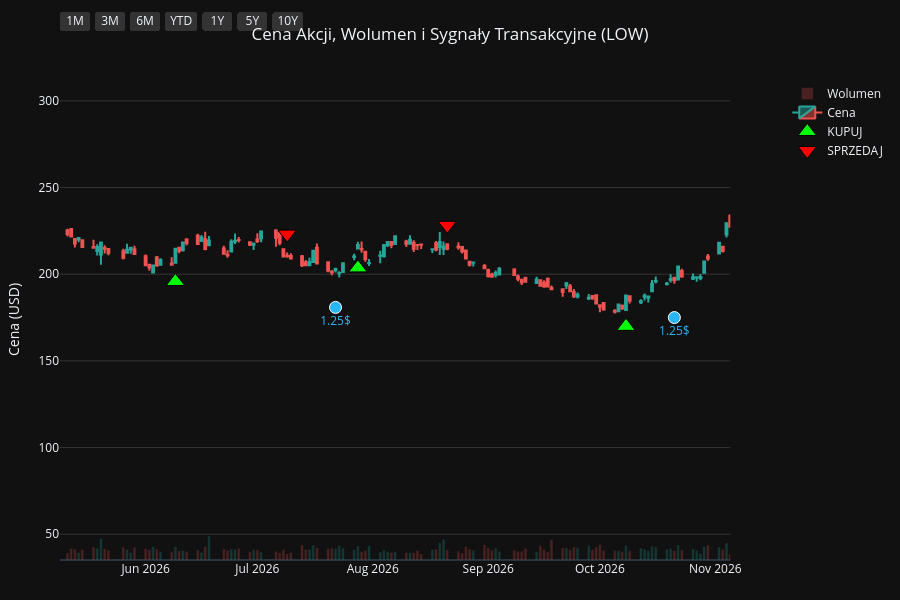
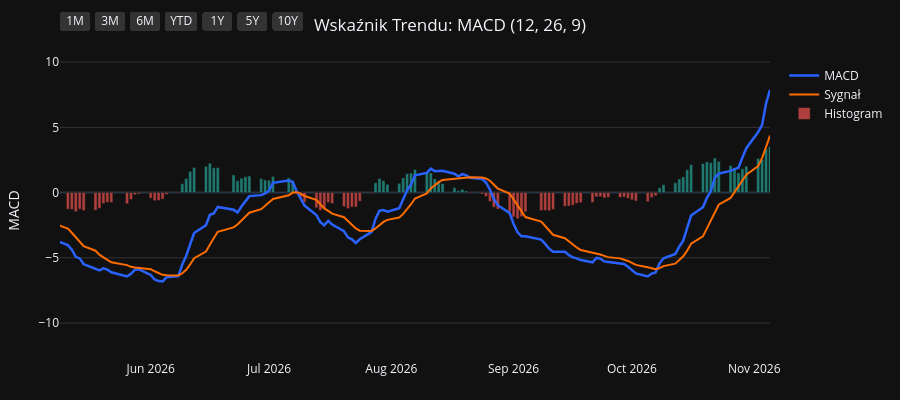
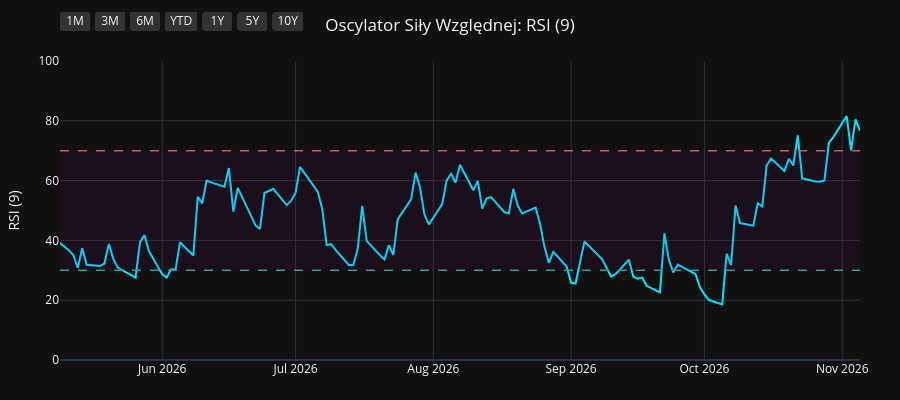
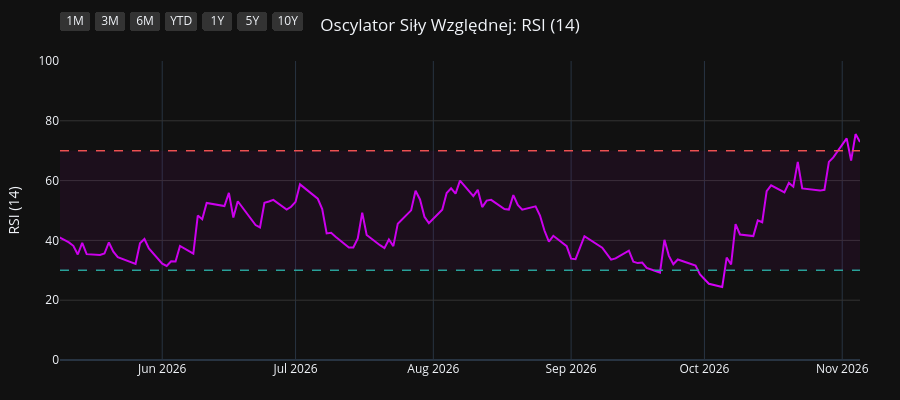

Notebook source saved alongside these figures, in order:
### Code cell
import os
import yfinance as yf
import pandas as pd
import pandas_ta as ta
import plotly.graph_objects as go
from plotly.subplots import make_subplots

# 1. Pobranie i przygotowanie danych
symbol = os.environ.get("STOCK_TICKER", "").strip().upper()
if not symbol:
    raise RuntimeError("Set STOCK_TICKER before running price_extractor.ipynb")
df = yf.Ticker(symbol).history(period="10y")
df.index = df.index.tz_localize(None)

# Wskaźniki i sygnały
df.ta.macd(fast=12, slow=26, signal=9, append=True)
df.ta.rsi(length=9, append=True)
df.ta.rsi(length=14, append=True)
df.ta.rsi(length=21, append=True)
df.dropna(inplace=True)

macd = df['MACD_12_26_9']
signal = df['MACDs_12_26_9']
wczorajszy_macd = macd.shift(1)
wczorajszy_signal = signal.shift(1)

df['Decyzja'] = 'BRAK'
df.loc[(macd > signal) & (wczorajszy_macd <= wczorajszy_signal), 'Decyzja'] = 'KUPUJ'
df.loc[(macd < signal) & (wczorajszy_macd >= wczorajszy_signal), 'Decyzja'] = 'SPRZEDAJ'

df_kupuj = df[df['Decyzja'] == 'KUPUJ']
df_sprzedaj = df[df['Decyzja'] == 'SPRZEDAJ']
df_dywidendy = df[df['Dividends'] > 0]
df_splity = df[df['Stock Splits'] > 0]

# Wspólna konfiguracja osi X
konfiguracja_osi_x = dict(
    type="date",
    showspikes=True, spikemode="across", spikesnap="cursor", spikedash="dot", spikecolor="#ffffff", spikethickness=1, hoverformat="%Y-%m-%d",
    rangeselector=dict(
        buttons=list([
            dict(count=1, label="1M", step="month", stepmode="backward"),
            dict(count=3, label="3M", step="month", stepmode="backward"),
            dict(count=6, label="6M", step="month", stepmode="backward"),
            dict(count=1, label="YTD", step="year", stepmode="todate"),
            dict(count=1, label="1Y", step="year", stepmode="backward"),
            dict(count=5, label="5Y", step="year", stepmode="backward"),
            dict(step="all", label="10Y")
        ]),
        bgcolor="#333333", activecolor="#2962ff", x=0, y=1.1
    )
)

# ==========================================
# WYKRES 1: CENA + WOLUMEN + SYGNAŁY
# ==========================================
fig1 = make_subplots(specs=[[{"secondary_y": True}]])

kolory_wolumenu = ['#26a69a' if row['Close'] >= row['Open'] else '#ef5350' for index, row in df.iterrows()]
fig1.add_trace(go.Bar(x=df.index, y=df['Volume'], marker_color=kolory_wolumenu, opacity=0.25, name='Wolumen'), secondary_y=True)
fig1.add_trace(go.Candlestick(x=df.index, open=df['Open'], high=df['High'], low=df['Low'], close=df['Close'], name='Cena', increasing_line_color='#26a69a', decreasing_line_color='#ef5350'), secondary_y=False)
fig1.add_trace(go.Scatter(x=df_kupuj.index, y=df_kupuj['Low'] * 0.95, customdata=df_kupuj[['Low', 'High']], mode='markers', marker=dict(symbol='triangle-up', size=16, color='#00ff00', line=dict(width=1, color='black')), name='KUPUJ', hovertemplate='KUPUJ<br>Najniższa: %{customdata[0]:.2f}<br>Najwyższa: %{customdata[1]:.2f}<extra></extra>'), secondary_y=False)
fig1.add_trace(go.Scatter(x=df_sprzedaj.index, y=df_sprzedaj['High'] * 1.05, customdata=df_sprzedaj[['Low', 'High']], mode='markers', marker=dict(symbol='triangle-down', size=16, color='#ff0000', line=dict(width=1, color='black')), name='SPRZEDAJ', hovertemplate='SPRZEDAJ<br>Najniższa: %{customdata[0]:.2f}<br>Najwyższa: %{customdata[1]:.2f}<extra></extra>'), secondary_y=False)

if not df_dywidendy.empty:
    fig1.add_trace(go.Scatter(x=df_dywidendy.index, y=df_dywidendy['Low'] * 0.90, mode='markers+text', marker=dict(symbol='circle', size=12, color='#29b6f6', line=dict(width=1, color='white')), text=df_dywidendy['Dividends'].apply(lambda x: f"{x}$"), textposition="bottom center", name='Dywidenda', showlegend=False, hovertemplate='Dywidenda: %{text}<extra></extra>', textfont=dict(color="#29b6f6")), secondary_y=False)
if not df_splity.empty:
                    fig1.add_trace(go.Scatter(x=df_splity.index, y=df_splity['High'], mode='markers+text', marker=dict(symbol='star', size=16, color='#ffee58', line=dict(width=1, color='black')), text=df_splity['Stock Splits'].apply(lambda x: f"{x:g}:1" if x >= 1 else f"1:{1 / x:g}"), textposition="top center", name='Split', hovertemplate='%{text}<extra></extra>', textfont=dict(color="#ffee58")), secondary_y=False)

fig1.update_layout(title=dict(text=f"Cena Akcji, Wolumen i Sygnały Transakcyjne ({symbol})", x=0.5, xanchor='center'), dragmode='pan', xaxis_rangeslider_visible=False, template='plotly_dark', height=600, hovermode='x unified', margin=dict(l=60, r=40, t=60, b=40))
fig1.update_xaxes(**konfiguracja_osi_x)
fig1.update_xaxes(range=[df.index.max() - pd.Timedelta(days=180), df.index.max()])
fig1.update_yaxes(title_text="Cena (USD)", secondary_y=False, gridcolor='#333333')
fig1.update_yaxes(range=[0, df['Volume'].max() * 4], showgrid=False, showticklabels=False, secondary_y=True)
fig1.show(config={'scrollZoom': True})

# ==========================================
# WYKRES 2: WSKAŹNIK MACD
# ==========================================
fig2 = go.Figure()
fig2.add_trace(go.Scatter(x=df.index, y=df['MACD_12_26_9'], line=dict(color='#2962ff', width=2.5), name='MACD'))
fig2.add_trace(go.Scatter(x=df.index, y=df['MACDs_12_26_9'], line=dict(color='#ff6d00', width=2), name='Sygnał'))
kolory_macd = ['#26a69a' if val >= 0 else '#ef5350' for val in df['MACDh_12_26_9']]
fig2.add_trace(go.Bar(x=df.index, y=df['MACDh_12_26_9'], marker_color=kolory_macd, name='Histogram', opacity=0.7))
fig2.update_layout(title=dict(text="Wskaźnik Trendu: MACD (12, 26, 9)", x=0.5, xanchor='center'), dragmode='pan', xaxis_rangeslider_visible=False, template='plotly_dark', height=400, hovermode='x unified', margin=dict(l=60, r=40, t=60, b=40))
fig2.update_xaxes(**konfiguracja_osi_x)
fig2.update_xaxes(range=[df.index.max() - pd.Timedelta(days=180), df.index.max()])
fig2.update_yaxes(title_text="MACD", gridcolor='#333333')
fig2.show(config={'scrollZoom': True})

# ==========================================
# WYKRES 3: OSCYLATOR RSI (9)
# ==========================================
fig3 = go.Figure()
fig3.add_trace(go.Scatter(x=df.index, y=df['RSI_9'], line=dict(color='#00e5ff', width=2), name='RSI (9)'))
fig3.add_hline(y=70, line_dash="dash", line_color="#ef5350", line_width=1.5)
fig3.add_hline(y=30, line_dash="dash", line_color="#26a69a", line_width=1.5)
fig3.add_hrect(y0=30, y1=70, line_width=0, fillcolor="purple", opacity=0.1)
fig3.update_layout(title=dict(text="Oscylator Siły Względnej: RSI (9)", x=0.5, xanchor='center'), dragmode='pan', xaxis_rangeslider_visible=False, template='plotly_dark', height=400, hovermode='x unified', margin=dict(l=60, r=40, t=60, b=40))
fig3.update_xaxes(**konfiguracja_osi_x)
fig3.update_xaxes(range=[df.index.max() - pd.Timedelta(days=180), df.index.max()])
fig3.update_yaxes(title_text="RSI (9)", range=[0, 100], gridcolor='#333333')
fig3.show(config={'scrollZoom': True})

# ==========================================
# WYKRES 4: OSCYLATOR RSI (14)
# ==========================================
fig4 = go.Figure()
fig4.add_trace(go.Scatter(x=df.index, y=df['RSI_14'], line=dict(color='#d500f9', width=2), name='RSI (14)'))
fig4.add_hline(y=70, line_dash="dash", line_color="#ef5350", line_width=1.5)
fig4.add_hline(y=30, line_dash="dash", line_color="#26a69a", line_width=1.5)
fig4.add_hrect(y0=30, y1=70, line_width=0, fillcolor="purple", opacity=0.1)
fig4.update_layout(title=dict(text="Oscylator Siły Względnej: RSI (14)", x=0.5, xanchor='center'), dragmode='pan', xaxis_rangeslider_visible=False, template='plotly_dark', height=400, hovermode='x unified', margin=dict(l=60, r=40, t=60, b=40))
fig4.update_xaxes(**konfiguracja_osi_x)
fig4.update_xaxes(range=[df.index.max() - pd.Timedelta(days=180), df.index.max()])
fig4.update_yaxes(title_text="RSI (14)", range=[0, 100], gridcolor='#333333')
fig4.show(config={'scrollZoom': True})

# ==========================================
# WYKRES 5: OSCYLATOR RSI (21)
# ==========================================
fig5 = go.Figure()
fig5.add_trace(go.Scatter(x=df.index, y=df['RSI_21'], line=dict(color='#64dd17', width=2), name='RSI (21)'))
fig5.add_hline(y=70, line_dash="dash", line_color="#ef5350", line_width=1.5)
fig5.add_hline(y=30, line_dash="dash", line_color="#26a69a", line_width=1.5)
fig5.add_hrect(y0=30, y1=70, line_width=0, fillcolor="purple", opacity=0.1)
fig5.update_layout(title=dict(text="Oscylator Siły Względnej: RSI (21)", x=0.5, xanchor='center'), dragmode='pan', xaxis_rangeslider_visible=False, template='plotly_dark', height=400, hovermode='x unified', margin=dict(l=60, r=40, t=60, b=40))
fig5.update_xaxes(**konfiguracja_osi_x)
fig5.update_xaxes(range=[df.index.max() - pd.Timedelta(days=180), df.index.max()])
fig5.update_yaxes(title_text="RSI (21)", range=[0, 100], gridcolor='#333333')
fig5.show(config={'scrollZoom': True})

### Figure 1 — Plotly figure (JSON) as saved in the notebook; plotly's stock layout.template omitted (floating-point values rounded to 4 significant figures; data arrays with more than 128 entries replaced by an {"elided": "..."} marker saying what was removed)
{"data": [{"marker": {"color": {"elided": "2480 str values"}}, "name": "Wolumen", "opacity": 0.25, "type": "bar", "x": {"elided": "2480 str values"}, "xaxis": "x", "y": {"elided": "2480 int values"}, "yaxis": "y2"}, {"close": {"elided": "2480 float values"}, "decreasing": {"line": {"color": "#ef5350"}}, "high": {"elided": "2480 float values"}, "increasing": {"line": {"color": "#26a69a"}}, "low": {"elided": "2480 float values"}, "name": "Cena", "open": {"elided": "2480 float values"}, "type": "candlestick", "x": {"elided": "2480 str values"}, "xaxis": "x", "yaxis": "y"}, {"customdata": {"elided": "92x2 float values"}, "hovertemplate": "KUPUJ<br>Najniższa: %{customdata[0]:.2f}<br>Najwyższa: %{customdata[1]:.2f}<extra></extra>", "marker": {"color": "#00ff00", "line": {"color": "black", "width": 1}, "size": 16, "symbol": "triangle-up"}, "mode": "markers", "name": "KUPUJ", "type": "scatter", "x": ["2017-01-23T00:00:00", "2017-02-03T00:00:00", "2017-02-10T00:00:00", "2017-03-01T00:00:00", "2017-04-24T00:00:00", "2017-06-14T00:00:00", "2017-07-03T00:00:00", "2017-07-25T00:00:00", "2017-09-01T00:00:00", "2017-11-16T00:00:00", "2018-03-20T00:00:00", "2018-05-02T00:00:00", "2018-07-13T00:00:00", "2018-08-21T00:00:00", "2018-11-05T00:00:00", "2018-11-28T00:00:00", "2018-12-26T00:00:00", "2019-01-30T00:00:00", "2019-03-21T00:00:00", "2019-05-21T00:00:00", "2019-06-07T00:00:00", "2019-08-21T00:00:00", "2019-10-15T00:00:00", "2019-11-01T00:00:00", "2019-12-13T00:00:00", "2020-01-09T00:00:00", "2020-01-23T00:00:00", "2020-02-07T00:00:00", "2020-03-26T00:00:00", "2020-07-15T00:00:00", "2020-08-12T00:00:00", "2020-08-17T00:00:00", "2020-10-01T00:00:00", "2020-11-30T00:00:00", "2020-12-07T00:00:00", "2021-01-07T00:00:00", "2021-02-08T00:00:00", "2021-03-11T00:00:00", "2021-05-10T00:00:00", "2021-06-22T00:00:00", "2021-08-18T00:00:00", "2021-09-17T00:00:00", "2021-09-27T00:00:00", "2021-10-12T00:00:00", "2021-11-17T00:00:00", "2021-12-09T00:00:00", "2022-01-04T00:00:00", "2022-02-01T00:00:00", "2022-02-08T00:00:00", "2022-03-01T00:00:00", "2022-04-19T00:00:00", "2022-05-17T00:00:00", "2022-05-26T00:00:00", "2022-06-27T00:00:00", "2022-10-03T00:00:00", "2022-10-17T00:00:00", "2022-10-26T00:00:00", "2022-11-10T00:00:00", "2023-01-11T00:00:00", "2023-01-31T00:00:00", "2023-02-13T00:00:00", "2023-03-31T00:00:00", "2023-06-02T00:00:00", "2023-07-21T00:00:00", "2023-08-29T00:00:00", "2023-10-31T00:00:00", "2024-02-02T00:00:00", "2024-03-20T00:00:00", "2024-05-03T00:00:00", "2024-06-10T00:00:00", "2024-07-11T00:00:00", "2024-08-21T00:00:00", "2024-08-23T00:00:00", "2024-09-13T00:00:00", "2024-10-08T00:00:00", "2024-11-12T00:00:00", "2024-11-25T00:00:00", "2025-01-08T00:00:00", "2025-03-24T00:00:00", "2025-04-14T00:00:00", "2025-04-23T00:00:00", "2025-06-26T00:00:00", "2025-07-22T00:00:00", "2025-09-05T00:00:00", "2025-10-17T00:00:00", "2025-11-21T00:00:00", "2026-01-08T00:00:00", "2026-02-11T00:00:00", "2026-03-30T00:00:00", "2026-06-09T00:00:00", "2026-07-28T00:00:00", "2026-10-08T00:00:00"], "xaxis": "x", "y": [56.29, 56.73, 57.77, 63.69, 66.32, 62.94, 61.89, 59.46, 58.83, 62.74, 68.49, 66.76, 79.99, 80.32, 78.17, 74.03, 70.65, 76.79, 85.14, 88.74, 79.73, 88.79, 92.18, 91.76, 97.32, 101.2, 101.3, 101.1, 71.93, 117.1, 130.6, 131.7, 139.7, 128.4, 126.6, 138.0, 149.3, 144.9, 177.9, 161.8, 161.5, 177.7, 177.8, 179.7, 210.9, 219.2, 219.8, 201.7, 194.9, 190.0, 171.3, 162.8, 164.8, 157.8, 166.4, 167.4, 167.6, 171.1, 177.1, 178.3, 182.6, 170.5, 181.8, 205.0, 198.0, 167.9, 191.0, 222.4, 209.5, 195.2, 201.9, 217.7, 218.6, 229.2, 244.8, 245.5, 244.7, 221.4, 209.0, 201.8, 199.8, 202.5, 203.8, 245.3, 225.0, 212.8, 226.7, 262.2, 215.8, 195.8, 203.6, 169.9], "yaxis": "y"}, {"customdata": {"elided": "91x2 float values"}, "hovertemplate": "SPRZEDAJ<br>Najniższa: %{customdata[0]:.2f}<br>Najwyższa: %{customdata[1]:.2f}<extra></extra>", "marker": {"color": "#ff0000", "line": {"color": "black", "width": 1}, "size": 16, "symbol": "triangle-down"}, "mode": "markers", "name": "SPRZEDAJ", "type": "scatter", "x": ["2017-02-02T00:00:00", "2017-02-06T00:00:00", "2017-02-28T00:00:00", "2017-03-21T00:00:00", "2017-05-11T00:00:00", "2017-06-23T00:00:00", "2017-07-20T00:00:00", "2017-08-15T00:00:00", "2017-10-16T00:00:00", "2018-01-31T00:00:00", "2018-04-20T00:00:00", "2018-06-15T00:00:00", "2018-07-26T00:00:00", "2018-09-25T00:00:00", "2018-11-19T00:00:00", "2018-12-24T00:00:00", "2019-01-22T00:00:00", "2019-03-04T00:00:00", "2019-04-22T00:00:00", "2019-05-22T00:00:00", "2019-07-19T00:00:00", "2019-09-17T00:00:00", "2019-10-29T00:00:00", "2019-12-03T00:00:00", "2019-12-30T00:00:00", "2020-01-10T00:00:00", "2020-01-24T00:00:00", "2020-02-25T00:00:00", "2020-06-09T00:00:00", "2020-08-04T00:00:00", "2020-08-14T00:00:00", "2020-09-03T00:00:00", "2020-10-23T00:00:00", "2020-12-04T00:00:00", "2021-01-04T00:00:00", "2021-01-29T00:00:00", "2021-02-22T00:00:00", "2021-04-22T00:00:00", "2021-05-12T00:00:00", "2021-07-28T00:00:00", "2021-09-09T00:00:00", "2021-09-20T00:00:00", "2021-09-28T00:00:00", "2021-11-09T00:00:00", "2021-11-30T00:00:00", "2021-12-14T00:00:00", "2022-01-05T00:00:00", "2022-02-07T00:00:00", "2022-02-11T00:00:00", "2022-03-24T00:00:00", "2022-05-10T00:00:00", "2022-05-18T00:00:00", "2022-06-13T00:00:00", "2022-08-24T00:00:00", "2022-10-14T00:00:00", "2022-10-19T00:00:00", "2022-11-03T00:00:00", "2022-12-05T00:00:00", "2023-01-26T00:00:00", "2023-02-10T00:00:00", "2023-02-17T00:00:00", "2023-05-03T00:00:00", "2023-07-20T00:00:00", "2023-07-31T00:00:00", "2023-09-15T00:00:00", "2023-12-29T00:00:00", "2024-03-15T00:00:00", "2024-03-28T00:00:00", "2024-05-21T00:00:00", "2024-06-28T00:00:00", "2024-08-05T00:00:00", "2024-08-22T00:00:00", "2024-09-04T00:00:00", "2024-10-07T00:00:00", "2024-10-21T00:00:00", "2024-11-19T00:00:00", "2024-12-11T00:00:00", "2025-02-05T00:00:00", "2025-04-07T00:00:00", "2025-04-16T00:00:00", "2025-05-23T00:00:00", "2025-07-15T00:00:00", "2025-08-29T00:00:00", "2025-09-15T00:00:00", "2025-11-05T00:00:00", "2025-12-19T00:00:00", "2026-01-28T00:00:00", "2026-02-18T00:00:00", "2026-04-29T00:00:00", "2026-07-09T00:00:00", "2026-08-21T00:00:00"], "xaxis": "x", "y": [63.57, 63.93, 66.32, 72.75, 75.27, 68.77, 66.78, 68.7, 72.71, 94.51, 76.14, 89.13, 89.33, 104.2, 84.78, 79.8, 84.77, 95.19, 104.6, 93.42, 95.06, 103.4, 102.7, 106.1, 111.2, 112.3, 113.6, 115.1, 122.3, 140.8, 145.8, 159.2, 161.3, 142.8, 151.2, 161.6, 166.0, 193.2, 192.4, 185.1, 193.9, 197.4, 198.4, 225.5, 238.0, 244.1, 246.6, 220.3, 219.1, 211.7, 190.6, 183.3, 176.7, 202.7, 189.7, 182.5, 177.0, 204.9, 203.2, 203.3, 208.0, 205.7, 226.3, 231.8, 224.4, 221.4, 245.6, 253.6, 231.4, 221.1, 241.7, 244.0, 246.6, 270.7, 283.5, 266.9, 275.3, 262.5, 228.3, 223.9, 226.8, 226.8, 264.6, 278.8, 244.7, 253.9, 282.8, 293.0, 247.2, 223.1, 228.2], "yaxis": "y"}, {"hovertemplate": "Dywidenda: %{text}<extra></extra>", "marker": {"color": "#29b6f6", "line": {"color": "white", "width": 1}, "size": 12, "symbol": "circle"}, "mode": "markers+text", "name": "Dywidenda", "showlegend": false, "text": ["0.35$", "0.35$", "0.41$", "0.41$", "0.41$", "0.41$", "0.48$", "0.48$", "0.48$", "0.48$", "0.55$", "0.55$", "0.55$", "0.55$", "0.55$", "0.6$", "0.6$", "0.6$", "0.8$", "0.8$", "0.8$", "0.8$", "1.05$", "1.05$", "1.05$", "1.05$", "1.1$", "1.1$", "1.1$", "1.1$", "1.15$", "1.15$", "1.15$", "1.15$", "1.2$", "1.2$", "1.2$", "1.2$", "1.25$", "1.25$"], "textfont": {"color": "#29b6f6"}, "textposition": "bottom center", "type": "scatter", "x": ["2017-01-23T00:00:00", "2017-04-24T00:00:00", "2017-07-24T00:00:00", "2017-10-24T00:00:00", "2018-01-23T00:00:00", "2018-04-24T00:00:00", "2018-07-24T00:00:00", "2018-10-23T00:00:00", "2019-01-22T00:00:00", "2019-04-23T00:00:00", "2019-07-23T00:00:00", "2019-10-22T00:00:00", "2020-01-21T00:00:00", "2020-04-21T00:00:00", "2020-07-21T00:00:00", "2020-10-20T00:00:00", "2021-01-19T00:00:00", "2021-04-20T00:00:00", "2021-07-20T00:00:00", "2021-10-19T00:00:00", "2022-01-18T00:00:00", "2022-04-19T00:00:00", "2022-07-19T00:00:00", "2022-10-18T00:00:00", "2023-01-24T00:00:00", "2023-04-25T00:00:00", "2023-07-25T00:00:00", "2023-10-24T00:00:00", "2024-01-23T00:00:00", "2024-04-23T00:00:00", "2024-07-24T00:00:00", "2024-10-23T00:00:00", "2025-01-22T00:00:00", "2025-04-23T00:00:00", "2025-07-23T00:00:00", "2025-10-22T00:00:00", "2026-01-21T00:00:00", "2026-04-22T00:00:00", "2026-07-22T00:00:00", "2026-10-21T00:00:00"], "xaxis": "x", "y": [53.33, 62.83, 55.23, 60.59, 80.97, 63.28, 76.69, 73.99, 70.59, 87.52, 80.33, 88.09, 95.26, 72.96, 114.9, 140.2, 137.5, 162.0, 155.2, 180.5, 191.5, 162.3, 152.5, 159.8, 169.0, 172.5, 194.7, 156.8, 182.1, 197.0, 199.0, 232.4, 223.5, 189.3, 197.8, 213.6, 236.2, 216.7, 180.8, 175.0], "yaxis": "y"}], "layout": {"dragmode": "pan", "height": 600, "hovermode": "x unified", "margin": {"b": 40, "l": 60, "r": 40, "t": 60}, "title": {"text": "Cena Akcji, Wolumen i Sygnały Transakcyjne (LOW)", "x": 0.5, "xanchor": "center"}, "xaxis": {"anchor": "y", "domain": [0.0, 0.94], "hoverformat": "%Y-%m-%d", "range": ["2026-05-09T00:00:00", "2026-11-05T00:00:00"], "rangeselector": {"activecolor": "#2962ff", "bgcolor": "#333333", "buttons": [{"count": 1, "label": "1M", "step": "month", "stepmode": "backward"}, {"count": 3, "label": "3M", "step": "month", "stepmode": "backward"}, {"count": 6, "label": "6M", "step": "month", "stepmode": "backward"}, {"count": 1, "label": "YTD", "step": "year", "stepmode": "todate"}, {"count": 1, "label": "1Y", "step": "year", "stepmode": "backward"}, {"count": 5, "label": "5Y", "step": "year", "stepmode": "backward"}, {"label": "10Y", "step": "all"}], "x": 0, "y": 1.1}, "rangeslider": {"visible": false}, "showspikes": true, "spikecolor": "#ffffff", "spikedash": "dot", "spikemode": "across", "spikesnap": "cursor", "spikethickness": 1, "type": "date"}, "yaxis": {"anchor": "x", "domain": [0.0, 1.0], "gridcolor": "#333333", "title": {"text": "Cena (USD)"}}, "yaxis2": {"anchor": "x", "overlaying": "y", "range": [0, 136439200], "showgrid": false, "showticklabels": false, "side": "right"}}}

### Figure 2 — Plotly figure (JSON) as saved in the notebook; plotly's stock layout.template omitted (floating-point values rounded to 4 significant figures; data arrays with more than 128 entries replaced by an {"elided": "..."} marker saying what was removed)
{"data": [{"line": {"color": "#2962ff", "width": 2.5}, "name": "MACD", "type": "scatter", "x": {"elided": "2480 str values"}, "y": {"elided": "2480 float values"}}, {"line": {"color": "#ff6d00", "width": 2}, "name": "Sygnał", "type": "scatter", "x": {"elided": "2480 str values"}, "y": {"elided": "2480 float values"}}, {"marker": {"color": {"elided": "2480 str values"}}, "name": "Histogram", "opacity": 0.7, "type": "bar", "x": {"elided": "2480 str values"}, "y": {"elided": "2480 float values"}}], "layout": {"dragmode": "pan", "height": 400, "hovermode": "x unified", "margin": {"b": 40, "l": 60, "r": 40, "t": 60}, "title": {"text": "Wskaźnik Trendu: MACD (12, 26, 9)", "x": 0.5, "xanchor": "center"}, "xaxis": {"hoverformat": "%Y-%m-%d", "range": ["2026-05-09T00:00:00", "2026-11-05T00:00:00"], "rangeselector": {"activecolor": "#2962ff", "bgcolor": "#333333", "buttons": [{"count": 1, "label": "1M", "step": "month", "stepmode": "backward"}, {"count": 3, "label": "3M", "step": "month", "stepmode": "backward"}, {"count": 6, "label": "6M", "step": "month", "stepmode": "backward"}, {"count": 1, "label": "YTD", "step": "year", "stepmode": "todate"}, {"count": 1, "label": "1Y", "step": "year", "stepmode": "backward"}, {"count": 5, "label": "5Y", "step": "year", "stepmode": "backward"}, {"label": "10Y", "step": "all"}], "x": 0, "y": 1.1}, "rangeslider": {"visible": false}, "showspikes": true, "spikecolor": "#ffffff", "spikedash": "dot", "spikemode": "across", "spikesnap": "cursor", "spikethickness": 1, "type": "date"}, "yaxis": {"gridcolor": "#333333", "title": {"text": "MACD"}}}}

### Figure 3 — Plotly figure (JSON) as saved in the notebook; plotly's stock layout.template omitted (floating-point values rounded to 4 significant figures; data arrays with more than 128 entries replaced by an {"elided": "..."} marker saying what was removed)
{"data": [{"line": {"color": "#00e5ff", "width": 2}, "name": "RSI (9)", "type": "scatter", "x": {"elided": "2480 str values"}, "y": {"elided": "2480 float values"}}], "layout": {"dragmode": "pan", "height": 400, "hovermode": "x unified", "margin": {"b": 40, "l": 60, "r": 40, "t": 60}, "shapes": [{"line": {"color": "#ef5350", "dash": "dash", "width": 1.5}, "type": "line", "x0": 0, "x1": 1, "xref": "x domain", "y0": 70, "y1": 70, "yref": "y"}, {"line": {"color": "#26a69a", "dash": "dash", "width": 1.5}, "type": "line", "x0": 0, "x1": 1, "xref": "x domain", "y0": 30, "y1": 30, "yref": "y"}, {"fillcolor": "purple", "line": {"width": 0}, "opacity": 0.1, "type": "rect", "x0": 0, "x1": 1, "xref": "x domain", "y0": 30, "y1": 70, "yref": "y"}], "title": {"text": "Oscylator Siły Względnej: RSI (9)", "x": 0.5, "xanchor": "center"}, "xaxis": {"hoverformat": "%Y-%m-%d", "range": ["2026-05-09T00:00:00", "2026-11-05T00:00:00"], "rangeselector": {"activecolor": "#2962ff", "bgcolor": "#333333", "buttons": [{"count": 1, "label": "1M", "step": "month", "stepmode": "backward"}, {"count": 3, "label": "3M", "step": "month", "stepmode": "backward"}, {"count": 6, "label": "6M", "step": "month", "stepmode": "backward"}, {"count": 1, "label": "YTD", "step": "year", "stepmode": "todate"}, {"count": 1, "label": "1Y", "step": "year", "stepmode": "backward"}, {"count": 5, "label": "5Y", "step": "year", "stepmode": "backward"}, {"label": "10Y", "step": "all"}], "x": 0, "y": 1.1}, "rangeslider": {"visible": false}, "showspikes": true, "spikecolor": "#ffffff", "spikedash": "dot", "spikemode": "across", "spikesnap": "cursor", "spikethickness": 1, "type": "date"}, "yaxis": {"gridcolor": "#333333", "range": [0, 100], "title": {"text": "RSI (9)"}}}}

### Figure 4 — Plotly figure (JSON) as saved in the notebook; plotly's stock layout.template omitted (floating-point values rounded to 4 significant figures; data arrays with more than 128 entries replaced by an {"elided": "..."} marker saying what was removed)
{"data": [{"line": {"color": "#d500f9", "width": 2}, "name": "RSI (14)", "type": "scatter", "x": {"elided": "2480 str values"}, "y": {"elided": "2480 float values"}}], "layout": {"dragmode": "pan", "height": 400, "hovermode": "x unified", "margin": {"b": 40, "l": 60, "r": 40, "t": 60}, "shapes": [{"line": {"color": "#ef5350", "dash": "dash", "width": 1.5}, "type": "line", "x0": 0, "x1": 1, "xref": "x domain", "y0": 70, "y1": 70, "yref": "y"}, {"line": {"color": "#26a69a", "dash": "dash", "width": 1.5}, "type": "line", "x0": 0, "x1": 1, "xref": "x domain", "y0": 30, "y1": 30, "yref": "y"}, {"fillcolor": "purple", "line": {"width": 0}, "opacity": 0.1, "type": "rect", "x0": 0, "x1": 1, "xref": "x domain", "y0": 30, "y1": 70, "yref": "y"}], "title": {"text": "Oscylator Siły Względnej: RSI (14)", "x": 0.5, "xanchor": "center"}, "xaxis": {"hoverformat": "%Y-%m-%d", "range": ["2026-05-09T00:00:00", "2026-11-05T00:00:00"], "rangeselector": {"activecolor": "#2962ff", "bgcolor": "#333333", "buttons": [{"count": 1, "label": "1M", "step": "month", "stepmode": "backward"}, {"count": 3, "label": "3M", "step": "month", "stepmode": "backward"}, {"count": 6, "label": "6M", "step": "month", "stepmode": "backward"}, {"count": 1, "label": "YTD", "step": "year", "stepmode": "todate"}, {"count": 1, "label": "1Y", "step": "year", "stepmode": "backward"}, {"count": 5, "label": "5Y", "step": "year", "stepmode": "backward"}, {"label": "10Y", "step": "all"}], "x": 0, "y": 1.1}, "rangeslider": {"visible": false}, "showspikes": true, "spikecolor": "#ffffff", "spikedash": "dot", "spikemode": "across", "spikesnap": "cursor", "spikethickness": 1, "type": "date"}, "yaxis": {"gridcolor": "#333333", "range": [0, 100], "title": {"text": "RSI (14)"}}}}
